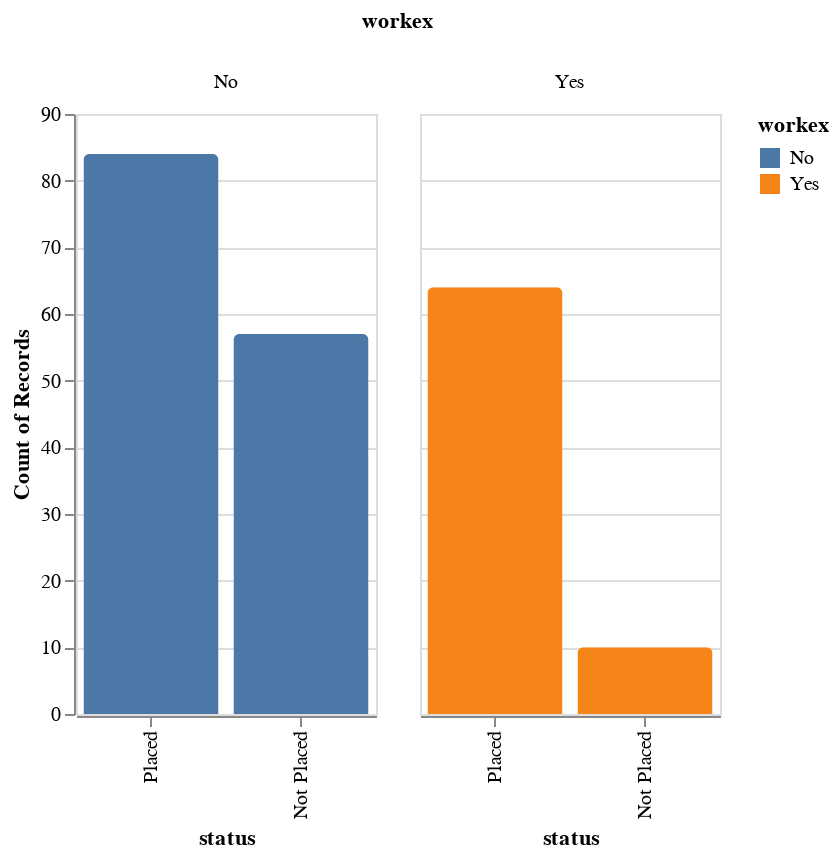

Notebook source saved alongside this figure:
### Markdown cell above
employbililty do predict status to some extend

### Code cell
# work experience v.s placement
alt.Chart(recruit).mark_bar( 
    cornerRadiusTopLeft=3,
    cornerRadiusTopRight=3
).encode(
    alt.X('status:N',sort='-y'),
    y = 'count(status):Q',
    color = 'workex:N',
    column = alt.Column('workex:N')
).properties(   
    width=150
)

### Figure 1 — Vega-Lite specification as saved in the notebook (floating-point values rounded to 4 significant figures; data arrays with more than 128 entries replaced by an {"elided": "..."} marker saying what was removed)
{"config": {"view": {"continuousWidth": 400, "continuousHeight": 300}}, "data": {"name": "data-b9890e884955e0ebf1503e18dfcb90d2"}, "mark": {"type": "bar", "cornerRadiusTopLeft": 3, "cornerRadiusTopRight": 3}, "encoding": {"color": {"type": "nominal", "field": "workex"}, "column": {"type": "nominal", "field": "workex"}, "x": {"type": "nominal", "field": "status", "sort": "-y"}, "y": {"type": "quantitative", "aggregate": "count", "field": "status"}}, "width": 150, "$schema": "https://vega.github.io/schema/vega-lite/v4.8.1.json", "datasets": {"data-b9890e884955e0ebf1503e18dfcb90d2": {"elided": "215 records"}}}
